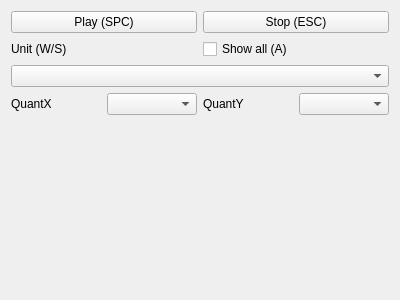
<?xml version="1.0" encoding="UTF-8"?>
<ui version="4.0">
 <class>SideMenu</class>
 <widget class="QWidget" name="SideMenu">
  <property name="geometry">
   <rect>
    <x>0</x>
    <y>0</y>
    <width>400</width>
    <height>300</height>
   </rect>
  </property>
  <property name="windowTitle">
   <string>Form</string>
  </property>
  <layout class="QVBoxLayout" name="verticalLayout">
   <item>
    <layout class="QHBoxLayout" name="horizontalLayout_2">
     <item>
      <widget class="QPushButton" name="playBtn">
       <property name="focusPolicy">
        <enum>Qt::NoFocus</enum>
       </property>
       <property name="text">
        <string>Play (SPC)</string>
       </property>
       <property name="icon">
        <iconset theme="play"/>
       </property>
      </widget>
     </item>
     <item>
      <widget class="QPushButton" name="stopBtn">
       <property name="focusPolicy">
        <enum>Qt::NoFocus</enum>
       </property>
       <property name="text">
        <string>Stop (ESC)</string>
       </property>
      </widget>
     </item>
    </layout>
   </item>
   <item>
    <layout class="QHBoxLayout" name="horizontalLayout">
     <item>
      <widget class="QLabel" name="label">
       <property name="text">
        <string>Unit (W/S)</string>
       </property>
      </widget>
     </item>
     <item>
      <widget class="QCheckBox" name="showAll">
       <property name="focusPolicy">
        <enum>Qt::NoFocus</enum>
       </property>
       <property name="text">
        <string>Show all (A)</string>
       </property>
      </widget>
     </item>
    </layout>
   </item>
   <item>
    <widget class="QComboBox" name="units">
     <property name="focusPolicy">
      <enum>Qt::NoFocus</enum>
     </property>
    </widget>
   </item>
   <item>
    <layout class="QHBoxLayout" name="horizontalLayout_3">
     <item>
      <widget class="QLabel" name="label_2">
       <property name="text">
        <string>QuantX</string>
       </property>
      </widget>
     </item>
     <item>
      <widget class="QComboBox" name="quantX">
       <property name="focusPolicy">
        <enum>Qt::NoFocus</enum>
       </property>
      </widget>
     </item>
     <item>
      <widget class="QLabel" name="label_3">
       <property name="text">
        <string>QuantY</string>
       </property>
      </widget>
     </item>
     <item>
      <widget class="QComboBox" name="quantY">
       <property name="focusPolicy">
        <enum>Qt::NoFocus</enum>
       </property>
      </widget>
     </item>
    </layout>
   </item>
   <item>
    <spacer name="verticalSpacer">
     <property name="orientation">
      <enum>Qt::Vertical</enum>
     </property>
     <property name="sizeHint" stdset="0">
      <size>
       <width>20</width>
       <height>40</height>
      </size>
     </property>
    </spacer>
   </item>
  </layout>
 </widget>
 <resources/>
 <connections/>
</ui>
